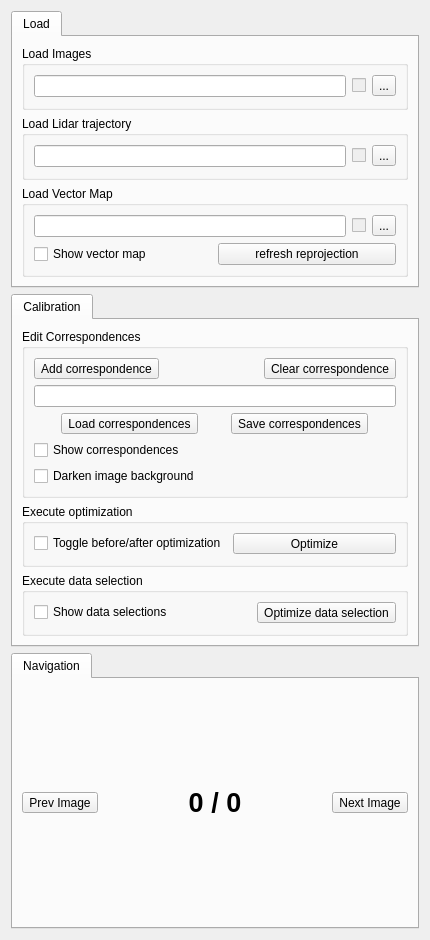
<?xml version="1.0" encoding="UTF-8"?>
<ui version="4.0">
 <class>Sidebar</class>
 <widget class="QWidget" name="Sidebar">
  <property name="geometry">
   <rect>
    <x>0</x>
    <y>0</y>
    <width>430</width>
    <height>940</height>
   </rect>
  </property>
  <property name="windowTitle">
   <string>Sidebar</string>
  </property>
  <layout class="QGridLayout" name="gridLayout_15">
   <item row="0" column="0">
    <widget class="QTabWidget" name="tabWidget">
     <property name="tabShape">
      <enum>QTabWidget::Rounded</enum>
     </property>
     <property name="currentIndex">
      <number>0</number>
     </property>
     <property name="elideMode">
      <enum>Qt::ElideNone</enum>
     </property>
     <widget class="QWidget" name="tab">
      <attribute name="title">
       <string>Load</string>
      </attribute>
      <layout class="QGridLayout" name="gridLayout_3">
       <item row="0" column="0">
        <layout class="QGridLayout" name="gridLayout">
         <item row="0" column="0">
          <widget class="QGroupBox" name="load_images_groupbox">
           <property name="title">
            <string>Load Images</string>
           </property>
           <layout class="QGridLayout" name="gridLayout_4">
            <item row="0" column="0">
             <layout class="QVBoxLayout" name="verticalLayout_2">
              <item>
               <layout class="QHBoxLayout" name="horizontalLayout">
                <item>
                 <widget class="QLineEdit" name="images_dir_line_edit">
                  <property name="readOnly">
                   <bool>true</bool>
                  </property>
                 </widget>
                </item>
                <item>
                 <widget class="QCheckBox" name="image_loaded_checkbox">
                  <property name="enabled">
                   <bool>false</bool>
                  </property>
                  <property name="text">
                   <string/>
                  </property>
                  <property name="checkable">
                   <bool>true</bool>
                  </property>
                 </widget>
                </item>
                <item>
                 <widget class="QToolButton" name="load_images">
                  <property name="text">
                   <string>...</string>
                  </property>
                 </widget>
                </item>
               </layout>
              </item>
              <item>
               <layout class="QHBoxLayout" name="horizontalLayout_10"/>
              </item>
             </layout>
            </item>
           </layout>
          </widget>
         </item>
         <item row="1" column="0">
          <widget class="QGroupBox" name="load_trajectory_groupbox">
           <property name="title">
            <string>Load Lidar trajectory</string>
           </property>
           <layout class="QGridLayout" name="gridLayout_7">
            <item row="0" column="0">
             <layout class="QVBoxLayout" name="verticalLayout">
              <item>
               <layout class="QHBoxLayout" name="horizontalLayout_2">
                <item>
                 <widget class="QLineEdit" name="lidar_trajectory_path_line_edit">
                  <property name="readOnly">
                   <bool>true</bool>
                  </property>
                 </widget>
                </item>
                <item>
                 <widget class="QCheckBox" name="lidar_trajectory_loaded_checkbox">
                  <property name="enabled">
                   <bool>false</bool>
                  </property>
                  <property name="text">
                   <string/>
                  </property>
                  <property name="checkable">
                   <bool>true</bool>
                  </property>
                 </widget>
                </item>
                <item>
                 <widget class="QToolButton" name="load_lidar_trajectory">
                  <property name="text">
                   <string>...</string>
                  </property>
                 </widget>
                </item>
               </layout>
              </item>
              <item>
               <layout class="QHBoxLayout" name="horizontalLayout_8"/>
              </item>
             </layout>
            </item>
           </layout>
          </widget>
         </item>
         <item row="2" column="0">
          <widget class="QGroupBox" name="load_vector_map_groupbox">
           <property name="title">
            <string>Load Vector Map</string>
           </property>
           <layout class="QGridLayout" name="gridLayout_6">
            <item row="0" column="0">
             <layout class="QVBoxLayout" name="verticalLayout_4">
              <item>
               <layout class="QHBoxLayout" name="horizontalLayout_4">
                <item>
                 <widget class="QLineEdit" name="vector_map_path_line_edit">
                  <property name="readOnly">
                   <bool>true</bool>
                  </property>
                 </widget>
                </item>
                <item>
                 <widget class="QCheckBox" name="vector_map_loaded_checkbox">
                  <property name="enabled">
                   <bool>false</bool>
                  </property>
                  <property name="text">
                   <string/>
                  </property>
                  <property name="checkable">
                   <bool>true</bool>
                  </property>
                 </widget>
                </item>
                <item>
                 <widget class="QToolButton" name="load_vector_map">
                  <property name="text">
                   <string>...</string>
                  </property>
                 </widget>
                </item>
               </layout>
              </item>
              <item>
               <layout class="QHBoxLayout" name="horizontalLayout_7">
                <item>
                 <widget class="QCheckBox" name="show_vector_map_checkbox">
                  <property name="text">
                   <string>Show vector map</string>
                  </property>
                 </widget>
                </item>
                <item>
                 <widget class="QPushButton" name="reprojection_vector_map_btn">
                  <property name="text">
                   <string>refresh reprojection</string>
                  </property>
                 </widget>
                </item>
               </layout>
              </item>
             </layout>
            </item>
           </layout>
          </widget>
         </item>
        </layout>
       </item>
      </layout>
     </widget>
    </widget>
   </item>
   <item row="2" column="0">
    <widget class="QTabWidget" name="tabWidget_2">
     <property name="currentIndex">
      <number>0</number>
     </property>
     <widget class="QWidget" name="tab_2">
      <attribute name="title">
       <string>Calibration</string>
      </attribute>
      <layout class="QGridLayout" name="gridLayout_2">
       <item row="0" column="0">
        <layout class="QVBoxLayout" name="verticalLayout_3">
         <item>
          <widget class="QGroupBox" name="groupBox_6">
           <property name="title">
            <string>Edit Correspondences</string>
           </property>
           <layout class="QGridLayout" name="gridLayout_8">
            <item row="0" column="0">
             <layout class="QVBoxLayout" name="verticalLayout_5">
              <property name="bottomMargin">
               <number>0</number>
              </property>
              <item>
               <layout class="QHBoxLayout" name="horizontalLayout_5">
                <property name="bottomMargin">
                 <number>0</number>
                </property>
                <item>
                 <widget class="QToolButton" name="add_correspondence_btn">
                  <property name="text">
                   <string>Add correspondence</string>
                  </property>
                 </widget>
                </item>
                <item>
                 <spacer name="horizontalSpacer">
                  <property name="orientation">
                   <enum>Qt::Horizontal</enum>
                  </property>
                  <property name="sizeHint" stdset="0">
                   <size>
                    <width>40</width>
                    <height>20</height>
                   </size>
                  </property>
                 </spacer>
                </item>
                <item>
                 <widget class="QToolButton" name="clear_correspondence_btn">
                  <property name="text">
                   <string>Clear correspondence</string>
                  </property>
                 </widget>
                </item>
               </layout>
              </item>
              <item>
               <layout class="QHBoxLayout" name="horizontalLayout_9">
                <property name="bottomMargin">
                 <number>0</number>
                </property>
                <item>
                 <widget class="QLineEdit" name="correspondence_path_line_edit">
                  <property name="readOnly">
                   <bool>true</bool>
                  </property>
                 </widget>
                </item>
               </layout>
              </item>
              <item>
               <layout class="QHBoxLayout" name="horizontalLayout_11">
                <property name="bottomMargin">
                 <number>0</number>
                </property>
                <item>
                 <widget class="QToolButton" name="load_correspondences_btn">
                  <property name="text">
                   <string>Load correspondences</string>
                  </property>
                 </widget>
                </item>
                <item>
                 <widget class="QToolButton" name="save_correspondences_btn">
                  <property name="text">
                   <string>Save correspondences</string>
                  </property>
                 </widget>
                </item>
               </layout>
              </item>
              <item>
               <layout class="QHBoxLayout" name="horizontalLayout_12">
                <property name="bottomMargin">
                 <number>0</number>
                </property>
                <item>
                 <widget class="QCheckBox" name="show_correspondences_checkbox">
                  <property name="text">
                   <string>Show correspondences</string>
                  </property>
                 </widget>
                </item>
               </layout>
              </item>
              <item>
               <layout class="QHBoxLayout" name="horizontalLayout_13">
                <property name="bottomMargin">
                 <number>0</number>
                </property>
                <item>
                 <widget class="QCheckBox" name="darken_image_background_checkbox">
                  <property name="text">
                   <string>Darken image background</string>
                  </property>
                 </widget>
                </item>
               </layout>
              </item>
             </layout>
            </item>
           </layout>
          </widget>
         </item>
         <item>
          <widget class="QGroupBox" name="groupBox_7">
           <property name="title">
            <string>Execute optimization</string>
           </property>
           <layout class="QGridLayout" name="gridLayout_10">
            <item row="0" column="0">
             <layout class="QVBoxLayout" name="verticalLayout_6">
              <property name="bottomMargin">
               <number>0</number>
              </property>
              <item>
               <layout class="QHBoxLayout" name="horizontalLayout_3">
                <property name="bottomMargin">
                 <number>0</number>
                </property>
                <item>
                 <widget class="QCheckBox" name="toggle_optimization_checkbox">
                  <property name="text">
                   <string>Toggle before/after optimization</string>
                  </property>
                 </widget>
                </item>
                <item>
                 <widget class="QToolButton" name="execute_optimize_btn">
                  <property name="sizePolicy">
                   <sizepolicy hsizetype="Expanding" vsizetype="Fixed">
                    <horstretch>0</horstretch>
                    <verstretch>0</verstretch>
                   </sizepolicy>
                  </property>
                  <property name="text">
                   <string>Optimize</string>
                  </property>
                 </widget>
                </item>
               </layout>
              </item>
             </layout>
            </item>
           </layout>
          </widget>
         </item>
         <item>
          <widget class="QGroupBox" name="groupBox">
           <property name="title">
            <string>Execute data selection</string>
           </property>
           <layout class="QGridLayout" name="gridLayout_5">
            <item row="0" column="0">
             <layout class="QVBoxLayout" name="verticalLayout_8">
              <property name="bottomMargin">
               <number>0</number>
              </property>
              <item>
               <layout class="QHBoxLayout" name="horizontalLayout_14">
                <property name="bottomMargin">
                 <number>0</number>
                </property>
                <item>
                 <widget class="QCheckBox" name="show_data_selections_checkbox">
                  <property name="text">
                   <string>Show data selections</string>
                  </property>
                 </widget>
                </item>
                <item>
                 <widget class="QToolButton" name="optimize_data_selection_btn">
                  <property name="text">
                   <string>Optimize data selection</string>
                  </property>
                 </widget>
                </item>
               </layout>
              </item>
             </layout>
            </item>
           </layout>
          </widget>
         </item>
        </layout>
       </item>
      </layout>
     </widget>
    </widget>
   </item>
   <item row="3" column="0">
    <widget class="QTabWidget" name="tabWidget_3">
     <property name="currentIndex">
      <number>0</number>
     </property>
     <widget class="QWidget" name="tab_3">
      <attribute name="title">
       <string>Navigation</string>
      </attribute>
      <layout class="QGridLayout" name="gridLayout_12">
       <item row="0" column="0">
        <layout class="QGridLayout" name="gridLayout_11">
         <item row="0" column="0">
          <layout class="QHBoxLayout" name="horizontalLayout_6">
           <item>
            <widget class="QToolButton" name="prev_image_btn">
             <property name="text">
              <string>Prev Image</string>
             </property>
            </widget>
           </item>
           <item>
            <widget class="QLabel" name="image_index_label">
             <property name="font">
              <font>
               <pointsize>20</pointsize>
               <weight>75</weight>
               <italic>false</italic>
               <bold>true</bold>
              </font>
             </property>
             <property name="text">
              <string>0 / 0</string>
             </property>
             <property name="textFormat">
              <enum>Qt::PlainText</enum>
             </property>
             <property name="alignment">
              <set>Qt::AlignCenter</set>
             </property>
            </widget>
           </item>
           <item>
            <widget class="QToolButton" name="next_image_btn">
             <property name="text">
              <string>Next Image</string>
             </property>
            </widget>
           </item>
          </layout>
         </item>
        </layout>
       </item>
      </layout>
     </widget>
    </widget>
   </item>
  </layout>
 </widget>
 <resources/>
 <connections/>
</ui>
